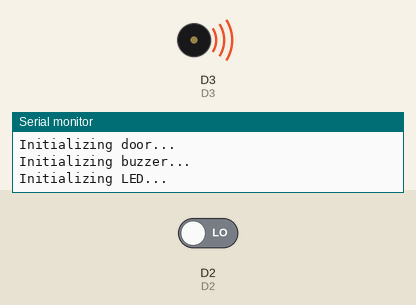
Recording of a sketch running on a simulated ESP8266 (NodeMCU). Shown: buzzer (waves = sounding), the last lines printed to the serial monitor. The inputs (shaded band) are chosen by the test bench; at power-on: D2 LOW. WiFi joins after 1.5 s; servers stay silent unless stated; not simulated (calls return 0 or success): credentials.h.

Above: at 0.1 s.
At 2.7 s:
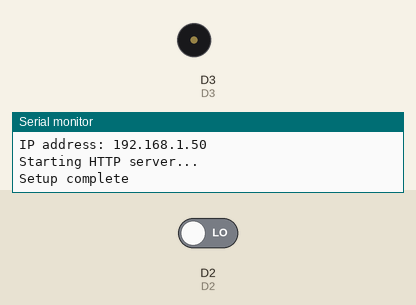
2.8 s: D2 driven HIGH
4.3 s: D2 driven LOW
Timing chart, 0 to 7.3 s (numbered marks = the images above; inputs shaded):
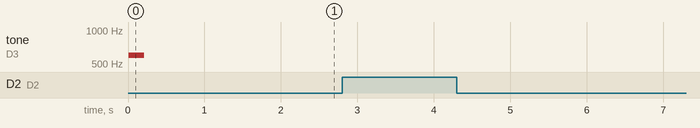

The sketch:

door.ino
```cpp
// (licence header left out)
#include <ESP8266WiFi.h>

#include "Door.h"
#include "BeepingBuzzer.h"
#include "LED.h"
#include "Stopwatch.h"
#include "NetworkManager.h"
#include "HTTPServer.h"

#define D4 2
#define D3 0
#define D2 4

// podłączamy kontaktron tak:
// jedna nóżka na GND
// dróga nóżka przez pullup 10K do 5V i to do pinu czytanego
Door door = Door(D2);
// PWM, passive buzzer
BeepingBuzzer buzzer = BeepingBuzzer(D3);
LED statusLed = LED(D4);
Stopwatch doorOpenStopwatch = Stopwatch();
NetworkManager networkManager = NetworkManager();
WiFiServer wifiServer = WiFiServer(80);
HTTPServer httpServer = HTTPServer(&wifiServer, &door);

void setup() {
  // put your setup code here, to run once:
  Serial.begin(9600);

  while (!Serial) {
    // Wait for serial
  }

  Serial.print("Connecting to WiFi, SSID: ");
  networkManager.begin();
  Serial.println(WiFi.SSID());

  Serial.println("Initializing door...");
  door.begin();

  Serial.println("Initializing buzzer...");
  buzzer.begin();
  buzzer.beepOnce();

  Serial.println("Initializing LED...");
  statusLed.begin();
  statusLed.on();
  delay(1000);
  statusLed.off();

  Serial.println("Waiting WiFi connection...");
  networkManager.waitForConnection();

  if (networkManager.isConnected()) {
    Serial.print("IP address: ");
    Serial.println(WiFi.localIP());
    Serial.println("Starting HTTP server...");
    httpServer.begin();
  } else {
    Serial.println("Continuing offline");
  }

  Serial.println("Setup complete");
}

void update() {
  door.read();
  buzzer.update();
  statusLed.update();
}

void loop() {
  // put your main code here, to run repeatedly:
  update();
  const unsigned long ALARM_DELAY_MILLIS = 20 * 1000;
  if (door.didChange()) {
    Serial.print("Door status changed to: ");
    if (door.isOpen()) {
      doorOpenStopwatch.start();
      statusLed.blink();
      Serial.println("open");
    } else {
      buzzer.stopBeeping();
      statusLed.off();
      doorOpenStopwatch.stop();
      doorOpenStopwatch.reset();
      Serial.println("closed");
    }
  }

  if (doorOpenStopwatch.getMillisValue() >= ALARM_DELAY_MILLIS) {
    buzzer.startBeeping();
  }

  if (!networkManager.isConnected()) {
    return;
  }
  httpServer.accept();
}
```

BeepingBuzzer.cpp
```cpp
#include "BeepingBuzzer.h"
#include "Arduino.h"

BeepingBuzzer::BeepingBuzzer(int pin) {
  this->pin = pin;
  this->shouldBeep = false;
  this->interval = 2000;
  this->duration = 200;
  this->frequency = 600;
  this->lastBeepStartMillis = 0;
  this->lastBeepEndMillis = 0;
}

void BeepingBuzzer::startBeeping() {
  this->shouldBeep = true;
}

void BeepingBuzzer::stopBeeping() {
  this->shouldBeep = false;
}

void BeepingBuzzer::begin() {
  pinMode(this->pin, OUTPUT);

}

void BeepingBuzzer::beepOnce() {
  tone(this->pin, this->frequency, this->duration);
}

void BeepingBuzzer::update() {
  if (!this->shouldBeep) {
    return;
  }
  unsigned long currentMillis = millis();
  unsigned long start = this->lastBeepStartMillis;
  unsigned long end = this->lastBeepEndMillis;
  if (start <= currentMillis && currentMillis <= end + this->interval) {
    return;
  }
  tone(this->pin, this->frequency, this->duration);
  this->lastBeepStartMillis = currentMillis;
  this->lastBeepEndMillis = this->lastBeepStartMillis + this->duration;
}
```

BeepingBuzzer.h
```cpp
#ifndef BeepingBuzzer_h
#define BeepingBuzzer_h

#include "Arduino.h"

/**
 * Passive buzzer
 **/
class BeepingBuzzer {
private:
  int pin;
  bool shouldBeep;
  unsigned long interval;
  unsigned long duration;
  unsigned int frequency;
  unsigned long lastBeepStartMillis;
  unsigned long lastBeepEndMillis;
public:
  BeepingBuzzer(int pin);
  void startBeeping();
  void stopBeeping();
  void beepOnce();
  void begin();
  void update();
};

#endif
```

Door.cpp
```cpp
#include "Door.h"
#include "Arduino.h"

Door::Door(int pin) {
  this->pin = pin;
  this->initialized = false;
  this->open = false;
  this->changed = false;
  this->lastChangedAtMillis = 0;
}

void Door::begin() {
  pinMode(this->pin, INPUT);
}

void Door::read() {
  bool doorPin = digitalRead(this->pin);
  unsigned long currentMillis = millis();
  // debounce
  if (doorPin != this->open && currentMillis - this->lastChangedAtMillis < 50) {
    return;
  }

  if (this->initialized && doorPin != this->open) {
    this->changed = true;
    this->lastChangedAtMillis = currentMillis;
  }

  this->open = doorPin;

  if (!this->initialized) {
    this->initialized = true;
  }
}

bool Door::isOpen() {
  return this->open;
}

bool Door::didChange() {
  bool value = this->changed;
  this->changed = false;
  return value;
}
```

Door.h
```cpp
#ifndef Door_h
#define Door_h

#include "Arduino.h"

class Door {
private:
  int pin;
  bool open;
  bool initialized;
  bool changed;
  unsigned long lastChangedAtMillis;
public:
  void begin();
  Door(int pin);
  void read();
  bool isOpen();
  bool didChange();
};

#endif
```

HTTPServer.cpp
```cpp
#include "HTTPServer.h"
#include "Door.h"

HTTPServer::HTTPServer(WiFiServer* server, Door* door) {
  this->server = server;
  this->door = door;
}

void HTTPServer::begin() {
  server->begin();
}

void HTTPServer::accept() {
  WiFiClient client = server->available();
  if (!client) {
    return;
  }
  int headerCounter = 0;
  while (client.connected()) {
    if (client.available()) {
      String header = client.readStringUntil('\n');
      if (headerCounter == 0) {
        Serial.print("Received request at: ");
        Serial.println(header);
      }
      if (header.equals("\r")) {
        break;
      }
      headerCounter++;
    }
  }
  client.println("HTTP/1.1 200 OK");
  client.println("Content-Type: application/json");
  client.println("Connection: close");
  client.println();
  client.print("{ \"doorOpen\": ");
  client.print(door->isOpen() ? "true" : "false");
  client.println(" }");
  client.flush();
}
```

HTTPServer.h
```cpp
#ifndef HTTPServer_h
#define HTTPServer_h

#include <ESP8266WiFi.h>
#include "Arduino.h"
#include "Door.h"

class HTTPServer {
  private:
    WiFiServer* server;
    Door* door;
  public:
    HTTPServer(WiFiServer* server, Door* door);
    void accept();
    void begin();
};

#endif
```

LED.cpp
```cpp
#include "LED.h"
#include "Arduino.h"

LED::LED(int pin) {
  this->pin = pin;
  this->state = LOW;
  this->blinkDuration = 100;
  this->blinkInterval = 100;
  this->lastBlinkEnd = 0;
  this->lastBlinkStart = 0;
  this->shouldBlink = false;
}

void LED::begin() {
  pinMode(this->pin, OUTPUT);
}

void LED::blink() {
  this->shouldBlink = true;
  this->blinkDuration = 100;
  this->blinkInterval = 100;
}

void LED::blink(unsigned long duration) {
  this->shouldBlink = true;
  this->blinkDuration = duration;
  this->blinkInterval = duration;
}

void LED::blink(unsigned long duration, unsigned long interval) {
  this->shouldBlink = true;
  this->blinkDuration = duration;
  this->blinkInterval = interval;
}

void LED::blinkReset() {
  this->lastBlinkStart = millis();
  this->lastBlinkEnd = this->lastBlinkStart + this->blinkDuration;
}

void LED::on() {
  this->shouldBlink = false;
  this->state = HIGH;
  write();
}

void LED::off() {
  this->shouldBlink = false;
  this->state = LOW;
  write();
}

void LED::write() {
  digitalWrite(this->pin, this->state);
}

void LED::update() {
  if (!this->shouldBlink) {
    return;
  }

  unsigned long currentMillis = millis();
  unsigned long start = this->lastBlinkStart;
  unsigned long end = this->lastBlinkEnd;
  if (start <= currentMillis && currentMillis < end && this->state == LOW) {
    this->state = HIGH;
    write();
  } else if (end <= currentMillis && currentMillis < end + this->blinkInterval && this->state == HIGH) {
    this->state = LOW;
    write();
  } else if (currentMillis < start || currentMillis > end + this->blinkInterval) {
    blinkReset();
  }
}
```

LED.h
```cpp
#ifndef LED_h
#define LED_h

#include "Arduino.h"

class LED {
  private:
    int pin;
    uint8_t state;
    bool shouldBlink;
    unsigned long blinkDuration;
    unsigned long blinkInterval;
    unsigned long lastBlinkStart;
    unsigned long lastBlinkEnd;
    void write();
    void blinkReset();
  public:
    LED(int pin);
    void on();
    void off();
    void blink();
    void blink(unsigned long duration);
    void blink(unsigned long duration, unsigned long interval);
    void begin();
    void update();
};

#endif
```

NetworkManager.cpp
```cpp
#include "NetworkManager.h"
#include "Arduino.h"
#include "credentials.h"
#include <ESP8266WiFi.h>

void NetworkManager::printStatus() {
  const char* msg;
  switch (this->status) {
    case WL_CONNECTED:
      msg = "Connected";
      break;
    case WL_NO_SHIELD:
      msg = "No WiFi shield";
      break;
    case WL_IDLE_STATUS:
      msg = "Idle";
      break;
    case WL_CONNECT_FAILED:
      msg = "Connection failed";
      break;
    case WL_NO_SSID_AVAIL:
      msg = "No SSID available";
      break;
    case WL_SCAN_COMPLETED:
      msg = "Network scan completed";
      break;
    case WL_DISCONNECTED:
      msg = "Disconnected";
      break;
    case WL_CONNECTION_LOST:
      msg = "Connection lost";
      break;
  }

  Serial.print("WiFi status: ");
  Serial.println(msg);
}

NetworkManager::NetworkManager() {
  this->status = WL_IDLE_STATUS;
}

void NetworkManager::begin() {
  Serial.println(WIFI_SSID);
  this->status = WiFi.begin(WIFI_SSID, WIFI_PASS);
}

void NetworkManager::waitForConnection() {
  this->status = WiFi.status();
  printStatus();
  unsigned long waitStart = millis();
  while ((this->status == WL_DISCONNECTED || this->status == WL_IDLE_STATUS) && millis() - waitStart <= NetworkManager::WAITING_TIMEOUT_MILLIS) {
    delay(500);
    int newStatus = WiFi.status();
    if (this->status != newStatus) {
      printStatus();
    }
    this->status = newStatus;
  }
}

bool NetworkManager::isConnected() {
  return WiFi.status() == WL_CONNECTED;
}
```

NetworkManager.h
```cpp
#ifndef NetworkManager_h
#define NetworkManager_h

#include "Arduino.h"

class NetworkManager {
  private:
    static const unsigned long WAITING_TIMEOUT_MILLIS = 30 * 1000;
    int status;
  public:
    NetworkManager();
    void begin();
    void waitForConnection();
    bool isConnected();
    void printStatus();
};

#endif
```

Stopwatch.cpp
```cpp
#include "Stopwatch.h"
#include "Arduino.h"

Stopwatch::Stopwatch() {
  reset();
}

void Stopwatch::reset() {
  this->startedAt = Stopwatch::NOT_STARTED;
  this->value = 0;
}

void Stopwatch::start() {
  if (this->startedAt == Stopwatch::NOT_STARTED) {
    this->startedAt = millis();
  }
}

void Stopwatch::stop() {
  this->value += millis() - this->startedAt;
  this->startedAt = Stopwatch::NOT_STARTED;
}

unsigned long Stopwatch::getMillisValue() {
  if (this->startedAt == Stopwatch::NOT_STARTED) {
    return this->value;
  } else {
    return this->value + millis() - this->startedAt;
  }
}
```

Stopwatch.h
```cpp
#ifndef Timer_h
#define Timer_h

#include "Arduino.h"

class Stopwatch {
private:
  unsigned long startedAt;
  unsigned long value;
  static const unsigned long NOT_STARTED = 0;
public:
  Stopwatch();
  void start();
  void stop();
  void reset();
  unsigned long getMillisValue();
};

#endif
```
